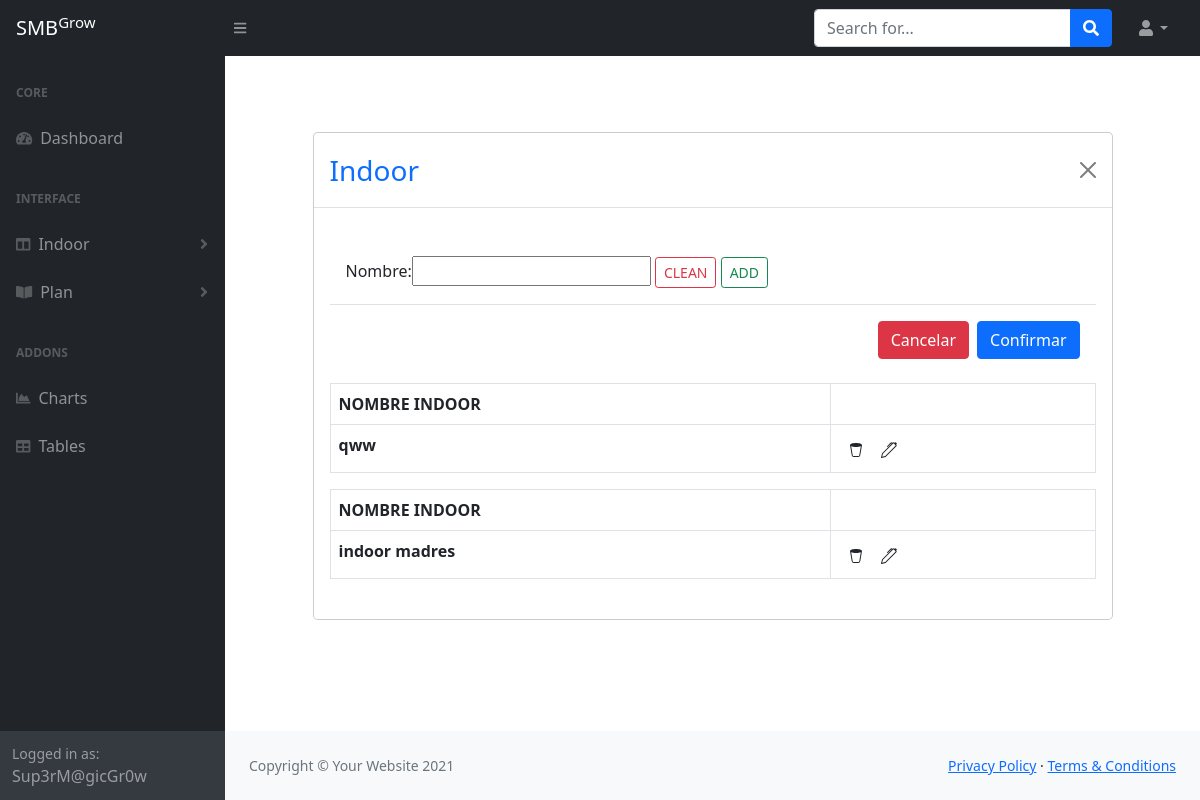
Before: /crea_indoor/ with the older database file.
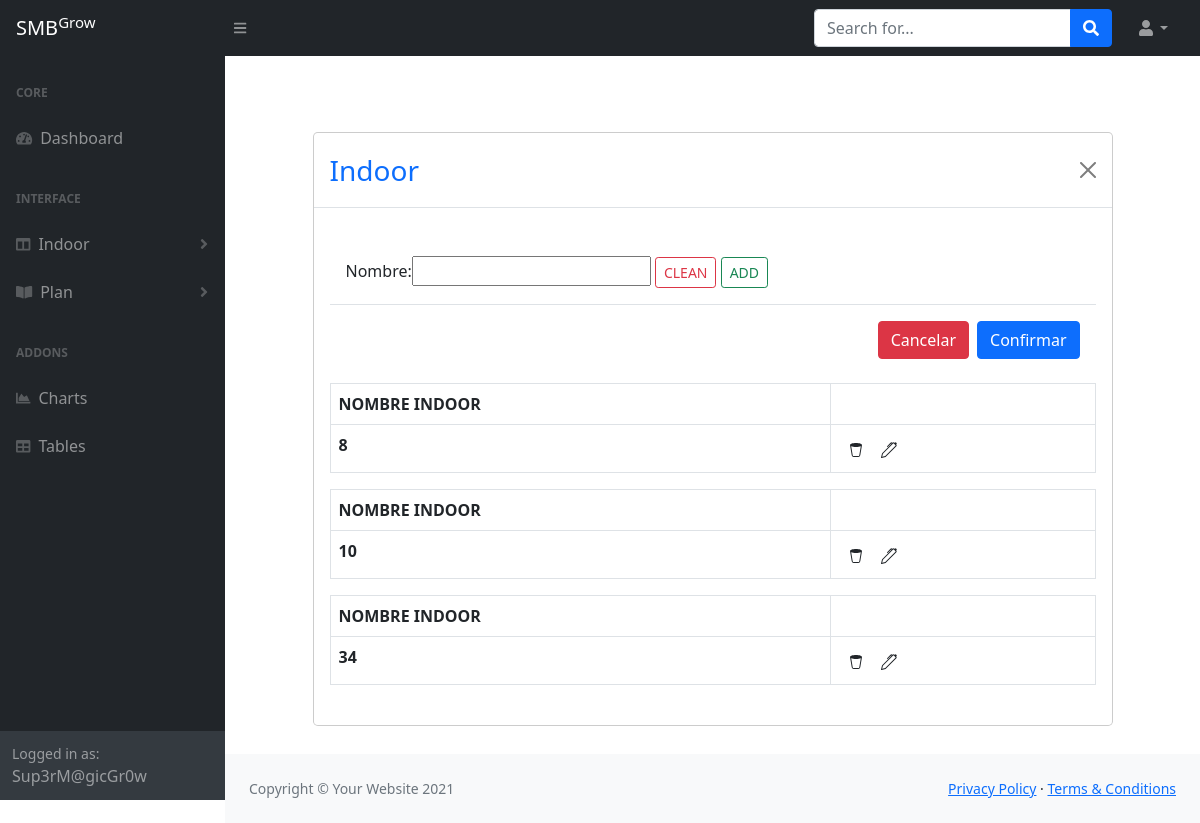
After: the same page with the newer database file.
### appindoor1/models.py (models this page shows)
class Indoor(models.Model):
    nombre = models.CharField(max_length=20)
    def __str__(self):
        return self.nombre

### appindoor1/views.py (the view, shortened to what this page needs)
# urls.py: path('crea_indoor/', crea_indoor, name="crea_indoor"),
def crea_indoor(request):
    if request.method == 'GET':
        indoor = Indoor.objects.all().order_by("id")
        context = {'lista_indoor':indoor, 'form':IndoorForm()}
        print("El GET de indoor:", context)
        return render(request, 'appindoor1/crea_indoor.html', context)
    return render(request, 'appindoor1/crea_indoor.html')

### appindoor1/forms.py
class IndoorForm(ModelForm):
    class Meta:
        model = Indoor
        fields = '__all__'

### appindoor1/templates/appindoor1/crea_indoor.html (shortened to what this page needs)
{% extends "base.html" %}
{% load static %}
{% block --CREAINDOOR-- %}
<br><br>
<div class="modal-dialog modal-lg" role="document">
    <div class="modal-content">
        <div class="modal-header">
            <h3 class="text-primary justify-content-center modal-title">Indoor</h3>
            <button type="button" class="btn-close" data-bs-dismiss="modal" aria-label="Close"></button>
        </div>
        <div class="modal-body">
            <div class="row py-2">
            </div>
            <form class="form-inline" method="POST">
                <div class="modal-body">
                    {{ form }}
                    <button type="reset" class="btn btn-sm btn-outline-danger">CLEAN</button>
                    <button type="submit" class="btn btn-sm btn-outline-success"> ADD</button>
                </div>
                <div class="modal-footer">
                    <button type="button" class="btn btn-danger" data-bs-dismiss="modal">Cancelar</button>
                    <button class="btn btn-primary" type="submit">Confirmar</button>
                </div>
            </form>
                <div class="row py-2">
                    <div class="col-lg-12">
                    {% for indoor in lista_indoor %}
                        <table id="table" class="table table-bordered">
                            <thead>
                                <tr>
                                <th>NOMBRE INDOOR</th>
                                <th></th>
                                </tr>
                            </thead>
                            <tbody>
                               <tr>
                                <th>{{indoor.nombre}}</th>
                                <th>
                                    <div class="btn-group btn-group-sm" role="group" aria-label="Basic example">
                                        <a href="#" onclick="confirmarEliminacion({{indoor.id}})" class="btn btn">
                                        </a>
                                        <a href="#" onclick="modificar({{indoor.id}})" class="btn btn" data-toggle="modal" data-target="#modaledit1">
                                        </a>
                                    </div>
                                </th>
                                </tr>
                            </tbody>
                        </table>
                    {% endfor %}
                    </div>
                </div>
        </div>
    </div>
</div>
{% endblock %}

Changed rows visible on the page:
removed Indoor: nombre "qww"
removed Indoor: nombre "indoor madres"
added Indoor: nombre "8"
added Indoor: nombre "10"
added Indoor: nombre "34"
